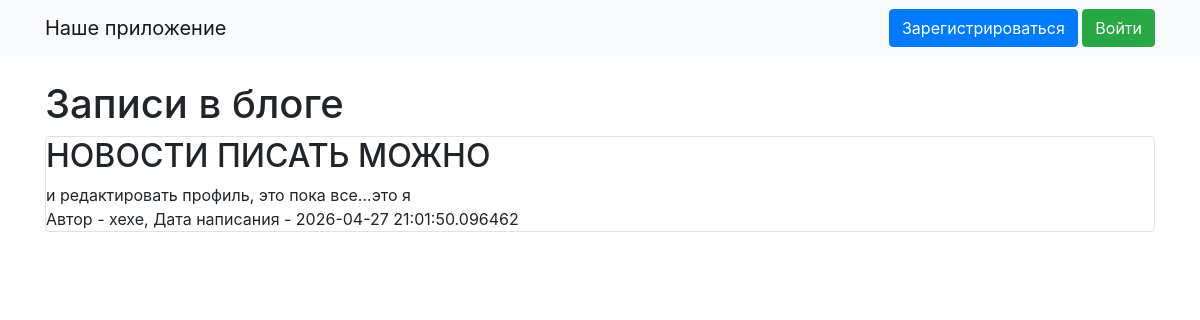
The page / on the database its author committed.
### data/news.py (models this page shows)
class News(SqlAlchemyBase, SerializerMixin):
    __tablename__ = 'news'
    id = sqlalchemy.Column(sqlalchemy.Integer,
                           primary_key=True, autoincrement=True)
    title = sqlalchemy.Column(sqlalchemy.String, nullable=True)
    content = sqlalchemy.Column(sqlalchemy.String, nullable=True)
    created_date = sqlalchemy.Column(sqlalchemy.DateTime,
                                     default=datetime.datetime.now)
    is_private = sqlalchemy.Column(sqlalchemy.Boolean, default=True)
    user_id = sqlalchemy.Column(sqlalchemy.Integer,
                                sqlalchemy.ForeignKey("users.id"))
    user = orm.relationship('User', back_populates='news')

### data/users.py (models this page shows, shortened)
class User(SqlAlchemyBase, UserMixin, SerializerMixin):
    __tablename__ = 'users'
    id = Column(Integer, primary_key=True, autoincrement=True)
    name = Column(String, nullable=True)
    about = Column(String, nullable=True)
    email = Column(String, index=True, unique=True, nullable=True)
    hashed_password = Column(String, nullable=True)
    created_date = Column(DateTime, default=datetime.datetime.now)
    news = orm.relationship("News", back_populates='user')
    avatar = Column(String, nullable=True, default='/static/default_avatar.png')

### main.py (the view)
@app.route("/")
def index():
    db_sess = db_session.create_session()
    news = db_sess.query(News).filter(News.is_private != True)
    return render_template("index.html", news=news, current_user=current_user)

### data/db_session.py (called while the page is built)
def create_session() -> Session:
    global __factory
    return __factory()

### templates/Index.html (shortened to what this page needs)
{% extends "base.html" %}
{% block content %}
<h1>Записи в блоге</h1>
{% for item in news%}
<div class="col-md6 border rounded">
    <h2>{{item.title}}</h2>
    <div>
        {{item.content}}
    </div>
    <div>
        Автор - {{item.user.name}}, Дата написания - {{item.created_date}}
    </div>
</div>
{% endfor %}
{% endblock %}

### rows shown on the page
News: title "НОВОСТИ ПИСАТЬ МОЖНО", content "и редактировать профиль, это пока все...это я", user.name "xexe", created_date "2026-04-27 21:01:50.096462"
